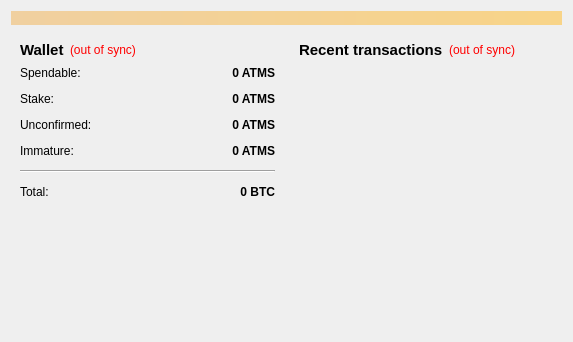
<?xml version="1.0" encoding="UTF-8"?>
<ui version="4.0">
 <class>OverviewPage</class>
 <widget class="QWidget" name="OverviewPage">
  <property name="geometry">
   <rect>
    <x>0</x>
    <y>0</y>
    <width>573</width>
    <height>342</height>
   </rect>
  </property>
  <property name="windowTitle">
   <string>Form</string>
  </property>
  <layout class="QVBoxLayout" name="topLayout">
   <item>
    <widget class="QLabel" name="labelAlerts">
     <property name="visible">
      <bool>false</bool>
     </property>
     <property name="styleSheet">
      <string notr="true">background-color: qlineargradient(x1: 0, y1: 0, x2: 1, y2: 0, stop:0 #F0D0A0, stop:1 #F8D488);  color:#000000
</string>
     </property>
     <property name="wordWrap">
      <bool>true</bool>
     </property>
     <property name="margin">
      <number>3</number>
     </property>
    </widget>
   </item>
   <item>
    <layout class="QHBoxLayout" name="horizontalLayout" stretch="1,1">
     <item>
      <layout class="QVBoxLayout" name="verticalLayout_2">
       <item>
        <widget class="QWidget" name="widget" native="true">
         <layout class="QVBoxLayout" name="verticalLayout_4">
          <item>
           <layout class="QHBoxLayout" name="horizontalLayout_4">
            <item>
             <widget class="QLabel" name="label_5">
              <property name="font">
               <font>
                <pointsize>11</pointsize>
                <weight>75</weight>
                <bold>true</bold>
               </font>
              </property>
              <property name="text">
               <string>Wallet</string>
              </property>
             </widget>
            </item>
            <item>
             <widget class="QLabel" name="labelWalletStatus">
              <property name="toolTip">
               <string>The displayed information may be out of date. Your wallet automatically synchronizes with the atmos network after a connection is established, but this process has not completed yet.</string>
              </property>
              <property name="styleSheet">
               <string notr="true">QLabel { color: red; }</string>
              </property>
              <property name="text">
               <string notr="true">(out of sync)</string>
              </property>
              <property name="alignment">
               <set>Qt::AlignLeading|Qt::AlignLeft|Qt::AlignVCenter</set>
              </property>
             </widget>
            </item>
            <item>
             <spacer name="horizontalSpacer_2">
              <property name="orientation">
               <enum>Qt::Horizontal</enum>
              </property>
              <property name="sizeHint" stdset="0">
               <size>
                <width>40</width>
                <height>20</height>
               </size>
              </property>
             </spacer>
            </item>
           </layout>
          </item>
          <item>
           <layout class="QFormLayout" name="formLayout_2">
            <property name="fieldGrowthPolicy">
             <enum>QFormLayout::AllNonFixedFieldsGrow</enum>
            </property>
            <property name="horizontalSpacing">
             <number>12</number>
            </property>
            <property name="verticalSpacing">
             <number>12</number>
            </property>
            <item row="0" column="0">
             <widget class="QLabel" name="label">
              <property name="text">
               <string>Spendable:</string>
              </property>
             </widget>
            </item>
            <item row="0" column="1">
             <widget class="QLabel" name="labelBalance">
              <property name="font">
               <font>
                <weight>75</weight>
                <bold>true</bold>
               </font>
              </property>
              <property name="cursor">
               <cursorShape>IBeamCursor</cursorShape>
              </property>
              <property name="toolTip">
               <string>Your current spendable balance</string>
              </property>
              <property name="text">
               <string notr="true">0 ATMS</string>
              </property>
              <property name="alignment">
               <set>Qt::AlignRight|Qt::AlignTrailing|Qt::AlignVCenter</set>
              </property>
              <property name="textInteractionFlags">
               <set>Qt::LinksAccessibleByMouse|Qt::TextSelectableByKeyboard|Qt::TextSelectableByMouse</set>
              </property>
             </widget>
            </item>
            <item row="1" column="0">
             <widget class="QLabel" name="label_6">
              <property name="text">
               <string>Stake:</string>
              </property>
             </widget>
            </item>
            <item row="1" column="1">
             <widget class="QLabel" name="labelStake">
              <property name="font">
               <font>
                <weight>75</weight>
                <bold>true</bold>
               </font>
              </property>
              <property name="cursor">
               <cursorShape>IBeamCursor</cursorShape>
              </property>
              <property name="toolTip">
               <string>Total of coins that was staked, and do not yet count toward the current balance</string>
              </property>
              <property name="text">
               <string notr="true">0 ATMS</string>
              </property>
              <property name="alignment">
               <set>Qt::AlignRight|Qt::AlignTrailing|Qt::AlignVCenter</set>
              </property>
              <property name="textInteractionFlags">
               <set>Qt::LinksAccessibleByMouse|Qt::TextSelectableByKeyboard|Qt::TextSelectableByMouse</set>
              </property>
             </widget>
            </item>
            <item row="2" column="0">
             <widget class="QLabel" name="label_3">
              <property name="text">
               <string>Unconfirmed:</string>
              </property>
             </widget>
            </item>
            <item row="2" column="1">
             <widget class="QLabel" name="labelUnconfirmed">
              <property name="font">
               <font>
                <weight>75</weight>
                <bold>true</bold>
               </font>
              </property>
              <property name="cursor">
               <cursorShape>IBeamCursor</cursorShape>
              </property>
              <property name="toolTip">
               <string>Total of transactions that have yet to be confirmed, and do not yet count toward the current balance</string>
              </property>
              <property name="text">
               <string notr="true">0 ATMS</string>
              </property>
              <property name="alignment">
               <set>Qt::AlignRight|Qt::AlignTrailing|Qt::AlignVCenter</set>
              </property>
              <property name="textInteractionFlags">
               <set>Qt::LinksAccessibleByMouse|Qt::TextSelectableByKeyboard|Qt::TextSelectableByMouse</set>
              </property>
             </widget>
            </item>
            <item row="3" column="0">
             <widget class="QLabel" name="labelImmatureText">
              <property name="text">
               <string>Immature:</string>
              </property>
             </widget>
            </item>
            <item row="3" column="1">
             <widget class="QLabel" name="labelImmature">
              <property name="font">
               <font>
                <weight>75</weight>
                <bold>true</bold>
               </font>
              </property>
              <property name="toolTip">
               <string>Mined balance that has not yet matured</string>
              </property>
              <property name="text">
               <string notr="true">0 ATMS</string>
              </property>
              <property name="alignment">
               <set>Qt::AlignRight|Qt::AlignTrailing|Qt::AlignVCenter</set>
              </property>
              <property name="textInteractionFlags">
               <set>Qt::LinksAccessibleByMouse|Qt::TextSelectableByKeyboard|Qt::TextSelectableByMouse</set>
              </property>
             </widget>
            </item>
            <item row="4" column="0" colspan="2">
             <widget class="Line" name="line">
              <property name="orientation">
               <enum>Qt::Horizontal</enum>
              </property>
             </widget>
            </item>
            <item row="5" column="0">
             <widget class="QLabel" name="labelTotalText">
              <property name="text">
               <string>Total:</string>
              </property>
             </widget>
            </item>
            <item row="5" column="1">
             <widget class="QLabel" name="labelTotal">
              <property name="font">
               <font>
                <weight>75</weight>
                <bold>true</bold>
               </font>
              </property>
              <property name="cursor">
               <cursorShape>IBeamCursor</cursorShape>
              </property>
              <property name="toolTip">
               <string>Your current total balance</string>
              </property>
              <property name="text">
               <string notr="true">0 BTC</string>
              </property>
              <property name="alignment">
               <set>Qt::AlignRight|Qt::AlignTrailing|Qt::AlignVCenter</set>
              </property>
              <property name="textInteractionFlags">
               <set>Qt::LinksAccessibleByMouse|Qt::TextSelectableByKeyboard|Qt::TextSelectableByMouse</set>
              </property>
             </widget>
            </item>
           </layout>
          </item>
         </layout>
        </widget>
       </item>
       <item>
        <spacer name="verticalSpacer">
         <property name="orientation">
          <enum>Qt::Vertical</enum>
         </property>
         <property name="sizeHint" stdset="0">
          <size>
           <width>20</width>
           <height>40</height>
          </size>
         </property>
        </spacer>
       </item>
      </layout>
     </item>
     <item>
      <layout class="QVBoxLayout" name="verticalLayout_3">
       <item>
        <widget class="QWidget" name="widget_2" native="true">
         <layout class="QVBoxLayout" name="verticalLayout">
          <item>
           <layout class="QHBoxLayout" name="horizontalLayout_2">
            <item>
             <widget class="QLabel" name="label_4">
              <property name="font">
               <font>
                <pointsize>11</pointsize>
                <weight>75</weight>
                <bold>true</bold>
               </font>
              </property>
              <property name="text">
               <string>&lt;b&gt;Recent transactions&lt;/b&gt;</string>
              </property>
             </widget>
            </item>
            <item>
             <widget class="QLabel" name="labelTransactionsStatus">
              <property name="toolTip">
               <string>The displayed information may be out of date. Your wallet automatically synchronizes with the atmos network after a connection is established, but this process has not completed yet.</string>
              </property>
              <property name="styleSheet">
               <string notr="true">QLabel { color: red; }</string>
              </property>
              <property name="text">
               <string notr="true">(out of sync)</string>
              </property>
              <property name="alignment">
               <set>Qt::AlignRight|Qt::AlignTrailing|Qt::AlignVCenter</set>
              </property>
             </widget>
            </item>
            <item>
             <spacer name="horizontalSpacer">
              <property name="orientation">
               <enum>Qt::Horizontal</enum>
              </property>
              <property name="sizeHint" stdset="0">
               <size>
                <width>40</width>
                <height>20</height>
               </size>
              </property>
             </spacer>
            </item>
           </layout>
          </item>
          <item>
           <widget class="QListView" name="listTransactions">
            <property name="styleSheet">
             <string notr="true">QListView { background: transparent; }</string>
            </property>
            <property name="frameShape">
             <enum>QFrame::NoFrame</enum>
            </property>
            <property name="verticalScrollBarPolicy">
             <enum>Qt::ScrollBarAlwaysOff</enum>
            </property>
            <property name="horizontalScrollBarPolicy">
             <enum>Qt::ScrollBarAlwaysOff</enum>
            </property>
            <property name="selectionMode">
             <enum>QAbstractItemView::NoSelection</enum>
            </property>
           </widget>
          </item>
         </layout>
        </widget>
       </item>
      </layout>
     </item>
    </layout>
   </item>
  </layout>
 </widget>
 <resources/>
 <connections/>
</ui>
